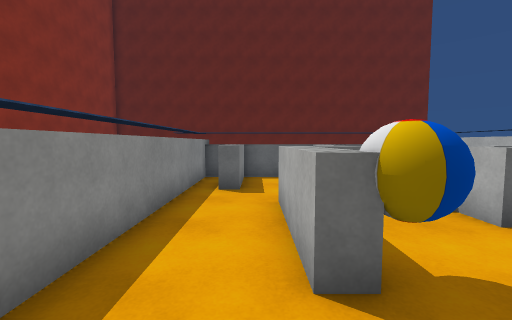
view 1 (above)

18 first-person views from a walk through a 3-D level made in the Unity game engine. The camera is 1.4 m above the floor, tilts 4° down and sees 90° across. The floor is counted in squares, 1 m on a side. Each view is taken from the middle of a square. On the plan, view 1 faces up. The plan holds only what a view shows up to about 13 squares ahead; the rest is blank. The place goes on beyond the plan. Some surface patterns are stand-ins.

view 2
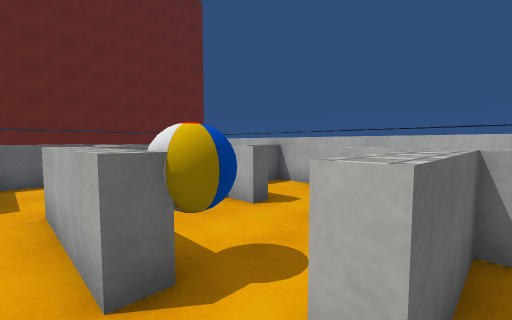

view 3
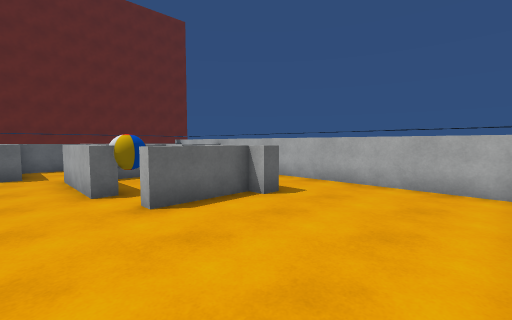

view 4
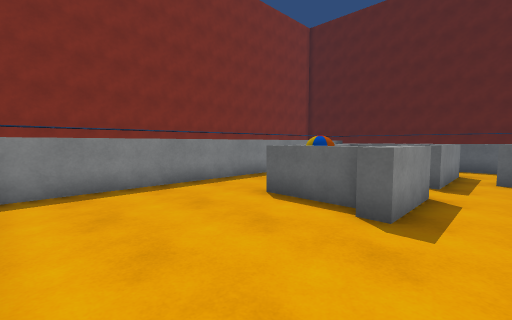

view 5
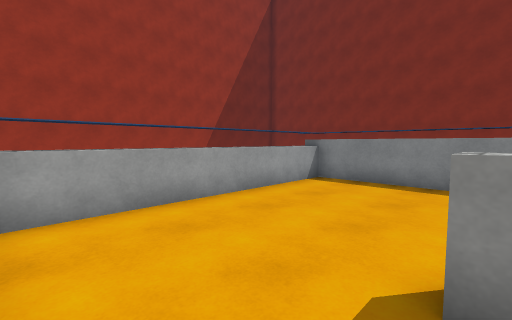

view 6
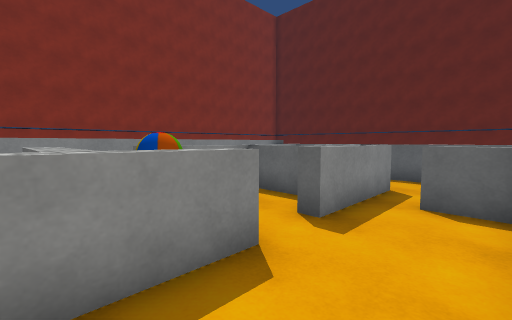

view 7
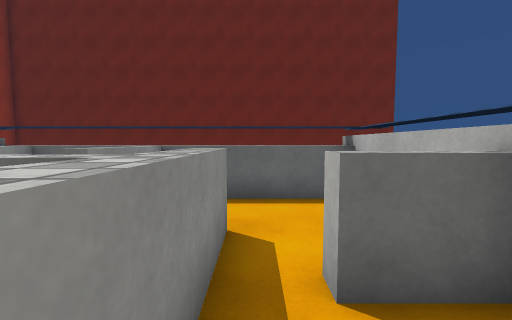

view 8
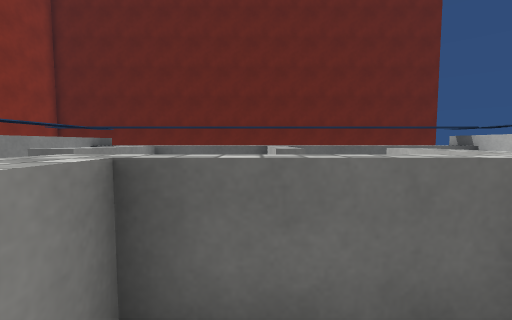

view 9
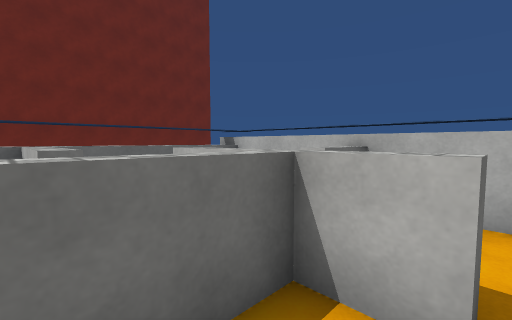

view 10
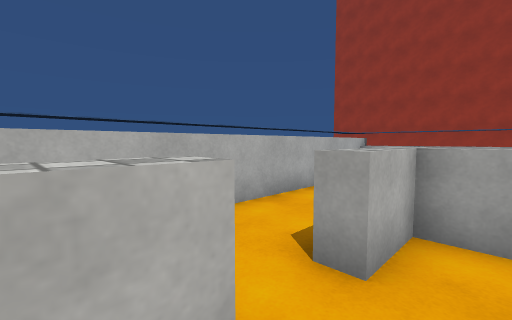

view 11
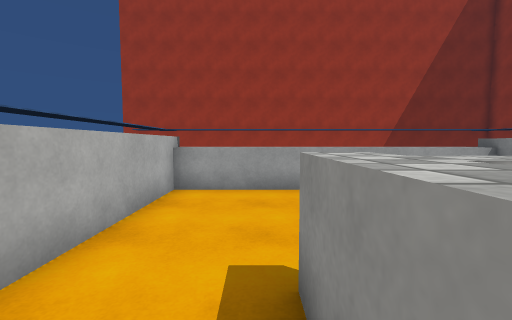

view 12
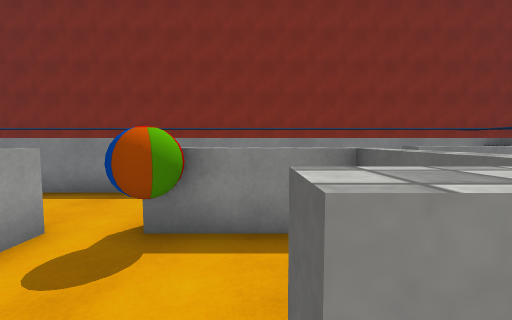

view 13
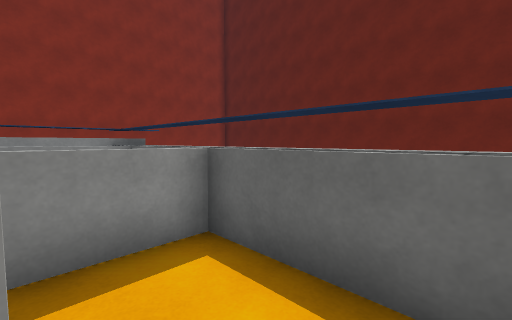

view 14
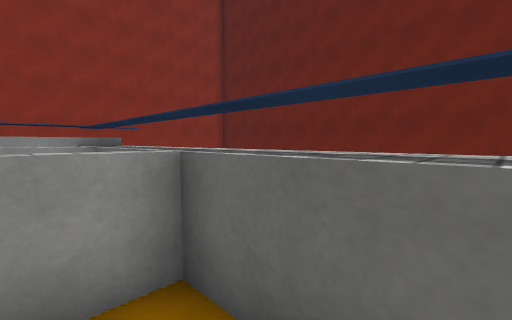

view 15
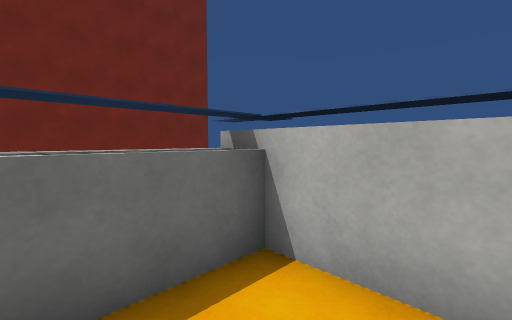

view 16
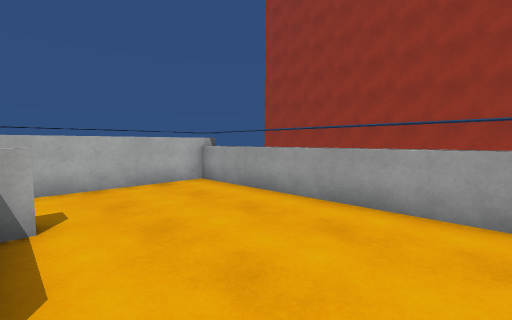

view 17
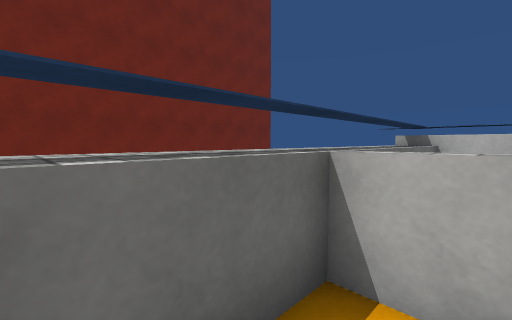

view 18
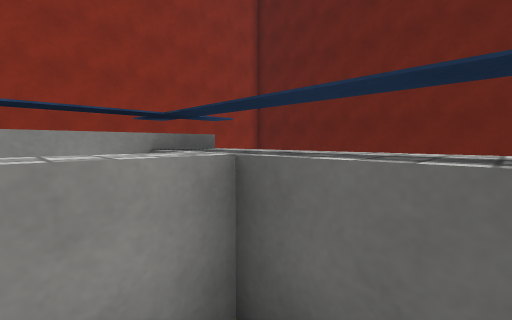

### Floor plan
Key: @ floor where view 1 was taken; # wall or solid block; . floor; = window, fence, low wall or low ledge; ^ raised ledge; O other object.
Columns run from 2 left of view 1 to 8 right of it. Each row starts with its distance up from view 1.
 11 ###########
 10 ^^^^^^^^^^#
  9 ^^..==....#
  8 ^^..=.....#
  7 ^...  ^...#
  6 ^..^==^.==#
  5 ^..^..^...#
  4 ^..^......#
  3 ^..OO.....#
  2 ^..OO.^...#
  1 ^....=^...#
  0 ^.@.==^...#
 -1 ^.........#
 -2 ^.........#
 -3 ^.........#
 -4 ^.........#
 -5 #.........#
 -6 #=========#

Where each view was taken, in squares from view 1:
view 1: 0 up, 0 right, facing up
view 2: 0 up, 0 right, facing up-right
view 3: 5 down, 1 left, facing up-right
view 4: 5 down, 6 right, facing up-left
view 5: 0 up, 7 right, facing down-left
view 6: 0 up, 7 right, facing up-left
view 7: 4 up, 5 right, facing up
view 8: 4 up, 2 right, facing up
view 9: 4 up, 2 right, facing up-right
view 10: 5 up, 3 right, facing down-right
view 11: 2 up, 5 right, facing down
view 12: 4 up, 5 right, facing left
view 13: 8 up, 6 right, facing up-left
view 14: 9 up, 5 right, facing up-left
view 15: 8 up, 5 right, facing up-right
view 16: 0 up, 1 left, facing down-right
view 17: 9 up, 0 right, facing up-right
view 18: 9 up, 1 right, facing up-left
